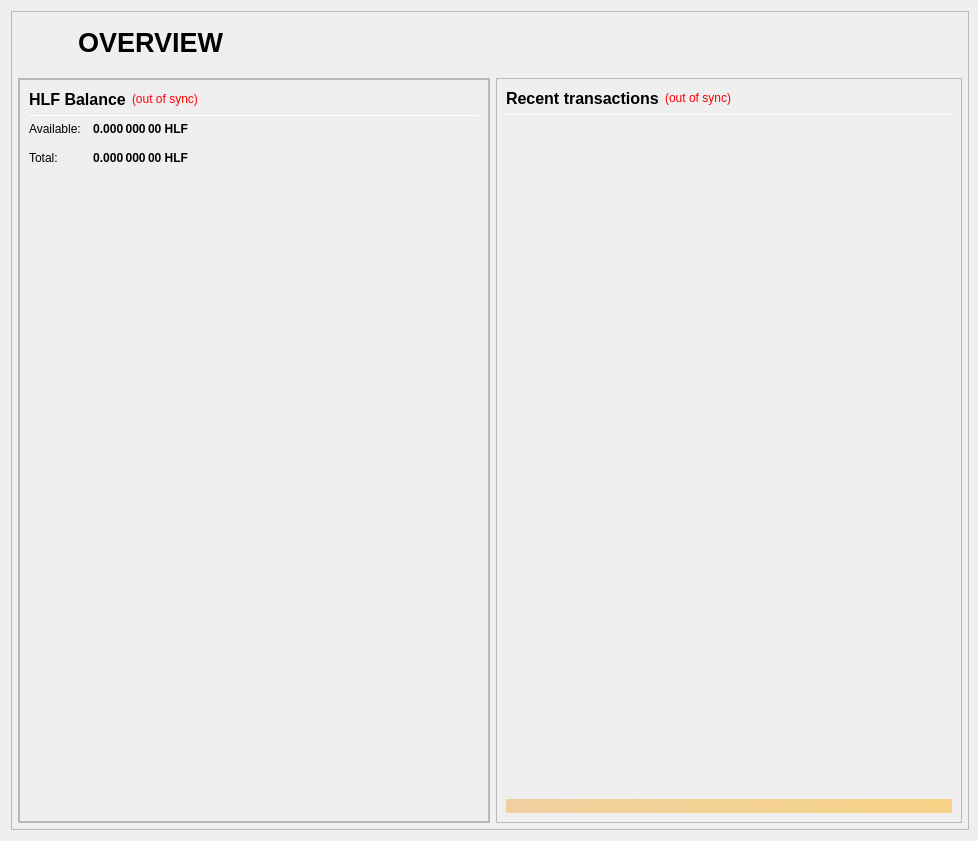
<?xml version="1.0" encoding="UTF-8"?>
<ui version="4.0">
 <class>OverviewPage</class>
 <widget class="QWidget" name="OverviewPage">
  <property name="geometry">
   <rect>
    <x>0</x>
    <y>0</y>
    <width>978</width>
    <height>841</height>
   </rect>
  </property>
  <property name="minimumSize">
   <size>
    <width>960</width>
    <height>682</height>
   </size>
  </property>
  <property name="windowTitle">
   <string>Form</string>
  </property>
  <layout class="QVBoxLayout" name="topLayout" stretch="1">
   <property name="rightMargin">
    <number>9</number>
   </property>
   <item>
    <widget class="QFrame" name="frame_BG">
     <property name="minimumSize">
      <size>
       <width>850</width>
       <height>610</height>
      </size>
     </property>
     <property name="maximumSize">
      <size>
       <width>16777215</width>
       <height>16777215</height>
      </size>
     </property>
     <property name="frameShape">
      <enum>QFrame::StyledPanel</enum>
     </property>
     <property name="frameShadow">
      <enum>QFrame::Raised</enum>
     </property>
     <layout class="QVBoxLayout" name="verticalLayout_3" stretch="1">
      <property name="leftMargin">
       <number>0</number>
      </property>
      <property name="topMargin">
       <number>0</number>
      </property>
      <property name="rightMargin">
       <number>0</number>
      </property>
      <property name="bottomMargin">
       <number>6</number>
      </property>
      <item>
       <layout class="QVBoxLayout" name="verticalLayout_Master" stretch="0,1">
        <property name="leftMargin">
         <number>0</number>
        </property>
        <property name="topMargin">
         <number>0</number>
        </property>
        <property name="rightMargin">
         <number>0</number>
        </property>
        <property name="bottomMargin">
         <number>0</number>
        </property>
        <item>
         <widget class="QFrame" name="frame_Header">
          <layout class="QVBoxLayout" name="verticalLayout_Header" stretch="0">
           <property name="leftMargin">
            <number>0</number>
           </property>
           <property name="topMargin">
            <number>0</number>
           </property>
           <property name="rightMargin">
            <number>0</number>
           </property>
           <property name="bottomMargin">
            <number>0</number>
           </property>
           <item>
            <layout class="QHBoxLayout" name="horizontalLayout_Header" stretch="0,0,0">
             <property name="spacing">
              <number>6</number>
             </property>
             <item>
              <widget class="QLabel" name="labelOverviewHeaderRight">
               <property name="minimumSize">
                <size>
                 <width>60</width>
                 <height>60</height>
                </size>
               </property>
               <property name="maximumSize">
                <size>
                 <width>60</width>
                 <height>60</height>
                </size>
               </property>
               <property name="font">
                <font>
                 <pointsize>14</pointsize>
                </font>
               </property>
               <property name="text">
                <string/>
               </property>
               <property name="alignment">
                <set>Qt::AlignRight|Qt::AlignTrailing|Qt::AlignVCenter</set>
               </property>
              </widget>
             </item>
             <item>
              <widget class="QLabel" name="labelOverviewHeaderLeft">
               <property name="minimumSize">
                <size>
                 <width>464</width>
                 <height>60</height>
                </size>
               </property>
               <property name="maximumSize">
                <size>
                 <width>16777215</width>
                 <height>60</height>
                </size>
               </property>
               <property name="font">
                <font>
                 <pointsize>20</pointsize>
                 <weight>75</weight>
                 <bold>true</bold>
                </font>
               </property>
               <property name="text">
                <string>OVERVIEW</string>
               </property>
               <property name="alignment">
                <set>Qt::AlignLeading|Qt::AlignLeft|Qt::AlignVCenter</set>
               </property>
              </widget>
             </item>
             <item>
              <spacer name="horizontalSpacer_Header">
               <property name="orientation">
                <enum>Qt::Horizontal</enum>
               </property>
               <property name="sizeHint" stdset="0">
                <size>
                 <width>40</width>
                 <height>20</height>
                </size>
               </property>
              </spacer>
             </item>
            </layout>
           </item>
          </layout>
         </widget>
        </item>
        <item>
         <widget class="QFrame" name="frame_Content">
          <layout class="QVBoxLayout" name="verticalLayout_Content">
           <property name="leftMargin">
            <number>6</number>
           </property>
           <property name="topMargin">
            <number>0</number>
           </property>
           <property name="rightMargin">
            <number>6</number>
           </property>
           <property name="bottomMargin">
            <number>0</number>
           </property>
           <item>
            <layout class="QHBoxLayout" name="horizontalLayout_Content" stretch="1,1">
             <property name="spacing">
              <number>6</number>
             </property>
             <item>
              <layout class="QVBoxLayout" name="verticalLayout_left" stretch="1">
               <item>
                <widget class="QFrame" name="frameObfuscation">
                 <property name="minimumSize">
                  <size>
                   <width>0</width>
                   <height>0</height>
                  </size>
                 </property>
                 <property name="frameShape">
                  <enum>QFrame::StyledPanel</enum>
                 </property>
                 <property name="frameShadow">
                  <enum>QFrame::Raised</enum>
                 </property>
                 <layout class="QVBoxLayout" name="verticalLayout" stretch="0">
                  <property name="leftMargin">
                   <number>0</number>
                  </property>
                  <property name="topMargin">
                   <number>0</number>
                  </property>
                  <property name="rightMargin">
                   <number>0</number>
                  </property>
                  <property name="bottomMargin">
                   <number>0</number>
                  </property>
                  <item>
                   <widget class="QFrame" name="frame_CombinedBalances">
                    <property name="minimumSize">
                     <size>
                      <width>470</width>
                      <height>0</height>
                     </size>
                    </property>
                    <property name="frameShape">
                     <enum>QFrame::StyledPanel</enum>
                    </property>
                    <property name="frameShadow">
                     <enum>QFrame::Raised</enum>
                    </property>
                    <layout class="QVBoxLayout" name="verticalLayout_5">
                     <item>
                      <layout class="QHBoxLayout" name="horizontalLayout_5" stretch="0,0,0">
                       <item>
                        <widget class="QLabel" name="label_5z">
                         <property name="minimumSize">
                          <size>
                           <width>0</width>
                           <height>20</height>
                          </size>
                         </property>
                         <property name="font">
                          <font>
                           <pointsize>12</pointsize>
                           <weight>75</weight>
                           <bold>true</bold>
                          </font>
                         </property>
                         <property name="toolTip">
                          <string>Combined Balance (including unconfirmed and immature coins)</string>
                         </property>
                         <property name="text">
                          <string>HLF Balance</string>
                         </property>
                        </widget>
                       </item>
                       <item>
                        <widget class="QLabel" name="labelWalletStatus">
                         <property name="cursor">
                          <cursorShape>WhatsThisCursor</cursorShape>
                         </property>
                         <property name="toolTip">
                          <string>The displayed information may be out of date. Your wallet automatically synchronizes with the HLF network after a connection is established, but this process has not completed yet.</string>
                         </property>
                         <property name="styleSheet">
                          <string notr="true">QLabel { color: red; }</string>
                         </property>
                         <property name="text">
                          <string notr="true">(out of sync)</string>
                         </property>
                         <property name="alignment">
                          <set>Qt::AlignLeading|Qt::AlignLeft|Qt::AlignVCenter</set>
                         </property>
                        </widget>
                       </item>
                       <item>
                        <spacer name="horizontalSpacer_1">
                         <property name="orientation">
                          <enum>Qt::Horizontal</enum>
                         </property>
                         <property name="sizeHint" stdset="0">
                          <size>
                           <width>40</width>
                           <height>20</height>
                          </size>
                         </property>
                        </spacer>
                       </item>
                      </layout>
                     </item>
                     <item>
                      <widget class="Line" name="line_CombinedBalance">
                       <property name="minimumSize">
                        <size>
                         <width>0</width>
                         <height>1</height>
                        </size>
                       </property>
                       <property name="maximumSize">
                        <size>
                         <width>16777215</width>
                         <height>1</height>
                        </size>
                       </property>
                       <property name="orientation">
                        <enum>Qt::Horizontal</enum>
                       </property>
                      </widget>
                     </item>
                     <item>
                      <layout class="QGridLayout" name="gridLayout_3">
                       <property name="spacing">
                        <number>12</number>
                       </property>
                       <item row="1" column="0">
                        <widget class="QLabel" name="labelBalanceTextz">
                         <property name="text">
                          <string>Available:</string>
                         </property>
                        </widget>
                       </item>
                       <item row="1" column="1">
                        <widget class="QLabel" name="labelBalancez">
                         <property name="font">
                          <font>
                           <weight>75</weight>
                           <bold>true</bold>
                          </font>
                         </property>
                         <property name="cursor">
                          <cursorShape>IBeamCursor</cursorShape>
                         </property>
                         <property name="toolTip">
                          <string>Your current spendable balance</string>
                         </property>
                         <property name="text">
                          <string notr="true">0.000 000 00 HLF</string>
                         </property>
                         <property name="alignment">
                          <set>Qt::AlignRight|Qt::AlignTrailing|Qt::AlignVCenter</set>
                         </property>
                         <property name="textInteractionFlags">
                          <set>Qt::LinksAccessibleByMouse|Qt::TextSelectableByKeyboard|Qt::TextSelectableByMouse</set>
                         </property>
                        </widget>
                       </item>
                       <item row="2" column="0">
                        <widget class="QLabel" name="labelTotalTextz">
                         <property name="text">
                          <string>Total:</string>
                         </property>
                        </widget>
                       </item>
                       <item row="2" column="1">
                        <widget class="QLabel" name="labelTotalz">
                         <property name="font">
                          <font>
                           <weight>75</weight>
                           <bold>true</bold>
                          </font>
                         </property>
                         <property name="cursor">
                          <cursorShape>IBeamCursor</cursorShape>
                         </property>
                         <property name="toolTip">
                          <string>Total Balance, including all unavailable coins.</string>
                         </property>
                         <property name="text">
                          <string notr="true">0.000 000 00 HLF</string>
                         </property>
                         <property name="alignment">
                          <set>Qt::AlignRight|Qt::AlignTrailing|Qt::AlignVCenter</set>
                         </property>
                         <property name="textInteractionFlags">
                          <set>Qt::LinksAccessibleByMouse|Qt::TextSelectableByKeyboard|Qt::TextSelectableByMouse</set>
                         </property>
                        </widget>
                       </item>
                       <item row="2" column="3">
                        <spacer name="horizontalSpacer_2">
                         <property name="orientation">
                          <enum>Qt::Horizontal</enum>
                         </property>
                         <property name="sizeHint" stdset="0">
                          <size>
                           <width>40</width>
                           <height>20</height>
                          </size>
                         </property>
                        </spacer>
                       </item>
                      </layout>
                     </item>
                     <item>
                      <spacer name="verticalSpacer_1">
                       <property name="orientation">
                        <enum>Qt::Vertical</enum>
                       </property>
                       <property name="sizeHint" stdset="0">
                        <size>
                         <width>20</width>
                         <height>40</height>
                        </size>
                       </property>
                      </spacer>
                     </item>
                    </layout>
                   </widget>
                  </item>
                 </layout>
                </widget>
               </item>
              </layout>
             </item>
             <item>
              <layout class="QVBoxLayout" name="verticalLayout_right" stretch="1">
               <item>
                <widget class="QFrame" name="frame_RecentTransactions">
                 <property name="minimumSize">
                  <size>
                   <width>0</width>
                   <height>0</height>
                  </size>
                 </property>
                 <property name="frameShape">
                  <enum>QFrame::StyledPanel</enum>
                 </property>
                 <property name="frameShadow">
                  <enum>QFrame::Raised</enum>
                 </property>
                 <layout class="QVBoxLayout" name="verticalLayout_1" stretch="0,0,0,0,0">
                  <item>
                   <layout class="QHBoxLayout" name="horizontalLayout_2">
                    <item>
                     <widget class="QLabel" name="label_4">
                      <property name="minimumSize">
                       <size>
                        <width>0</width>
                        <height>20</height>
                       </size>
                      </property>
                      <property name="font">
                       <font>
                        <pointsize>12</pointsize>
                        <weight>75</weight>
                        <bold>true</bold>
                       </font>
                      </property>
                      <property name="text">
                       <string>Recent transactions</string>
                      </property>
                     </widget>
                    </item>
                    <item>
                     <widget class="QLabel" name="labelTransactionsStatus">
                      <property name="cursor">
                       <cursorShape>WhatsThisCursor</cursorShape>
                      </property>
                      <property name="toolTip">
                       <string>The displayed information may be out of date. Your wallet automatically synchronizes with the HLF network after a connection is established, but this process has not completed yet.</string>
                      </property>
                      <property name="styleSheet">
                       <string notr="true">QLabel { color: red; }</string>
                      </property>
                      <property name="text">
                       <string notr="true">(out of sync)</string>
                      </property>
                      <property name="alignment">
                       <set>Qt::AlignRight|Qt::AlignTrailing|Qt::AlignVCenter</set>
                      </property>
                     </widget>
                    </item>
                    <item>
                     <spacer name="horizontalSpacer">
                      <property name="orientation">
                       <enum>Qt::Horizontal</enum>
                      </property>
                      <property name="sizeHint" stdset="0">
                       <size>
                        <width>40</width>
                        <height>20</height>
                       </size>
                      </property>
                     </spacer>
                    </item>
                   </layout>
                  </item>
                  <item>
                   <widget class="Line" name="line">
                    <property name="minimumSize">
                     <size>
                      <width>0</width>
                      <height>1</height>
                     </size>
                    </property>
                    <property name="maximumSize">
                     <size>
                      <width>16777215</width>
                      <height>1</height>
                     </size>
                    </property>
                    <property name="orientation">
                     <enum>Qt::Horizontal</enum>
                    </property>
                   </widget>
                  </item>
                  <item>
                   <widget class="QListView" name="listTransactions">
                    <property name="minimumSize">
                     <size>
                      <width>0</width>
                      <height>0</height>
                     </size>
                    </property>
                    <property name="styleSheet">
                     <string notr="true">QListView { background: transparent; }</string>
                    </property>
                    <property name="frameShape">
                     <enum>QFrame::NoFrame</enum>
                    </property>
                    <property name="verticalScrollBarPolicy">
                     <enum>Qt::ScrollBarAlwaysOff</enum>
                    </property>
                    <property name="horizontalScrollBarPolicy">
                     <enum>Qt::ScrollBarAlwaysOff</enum>
                    </property>
                    <property name="selectionMode">
                     <enum>QAbstractItemView::NoSelection</enum>
                    </property>
                   </widget>
                  </item>
                  <item>
                   <spacer name="verticalSpacer_2">
                    <property name="orientation">
                     <enum>Qt::Vertical</enum>
                    </property>
                    <property name="sizeType">
                     <enum>QSizePolicy::Expanding</enum>
                    </property>
                    <property name="sizeHint" stdset="0">
                     <size>
                      <width>20</width>
                      <height>40</height>
                     </size>
                    </property>
                   </spacer>
                  </item>
                  <item>
                   <widget class="QLabel" name="labelAlerts">
                    <property name="maximumSize">
                     <size>
                      <width>16777215</width>
                      <height>16777215</height>
                     </size>
                    </property>
                    <property name="styleSheet">
                     <string notr="true">background-color: qlineargradient(x1: 0, y1: 0, x2: 1, y2: 0, stop:0 #F0D0A0, stop:1 #F8D488); color:#000000;</string>
                    </property>
                    <property name="text">
                     <string/>
                    </property>
                    <property name="wordWrap">
                     <bool>true</bool>
                    </property>
                    <property name="margin">
                     <number>3</number>
                    </property>
                   </widget>
                  </item>
                 </layout>
                </widget>
               </item>
              </layout>
             </item>
            </layout>
           </item>
          </layout>
         </widget>
        </item>
       </layout>
      </item>
     </layout>
    </widget>
   </item>
  </layout>
 </widget>
 <resources/>
 <connections/>
</ui>
